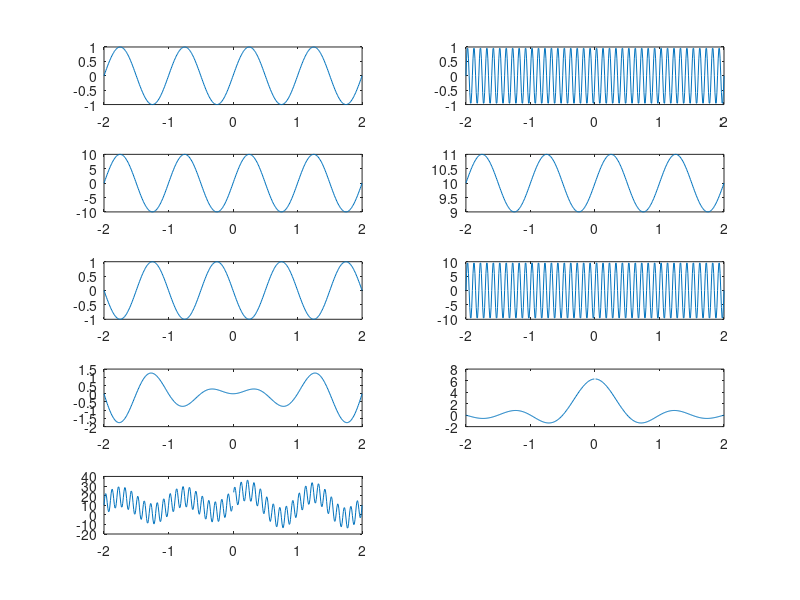
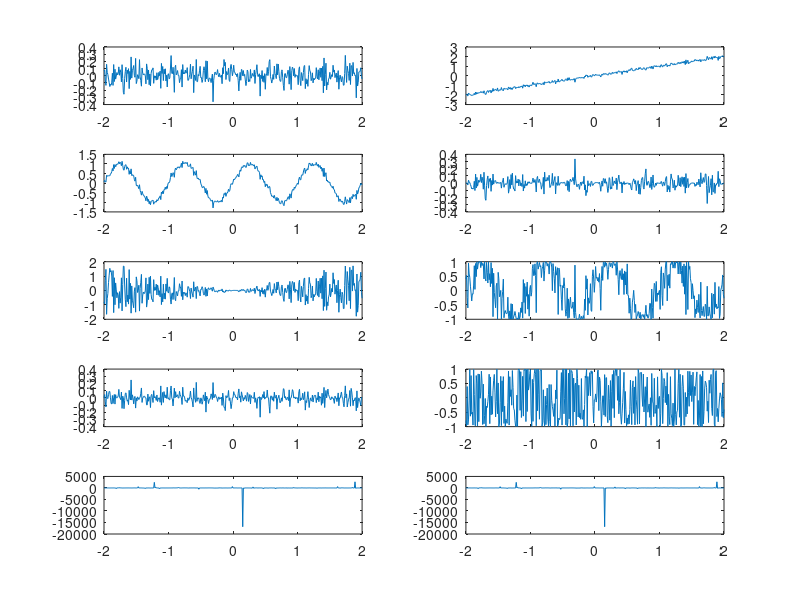
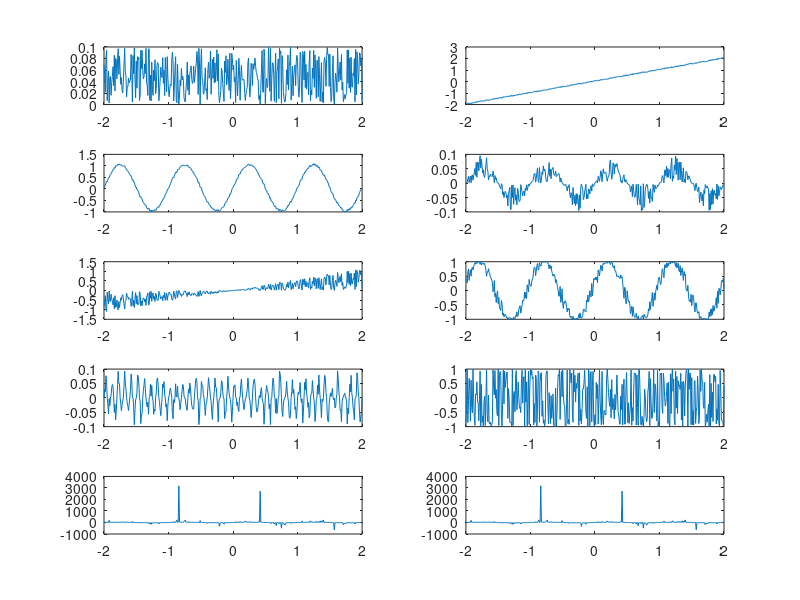
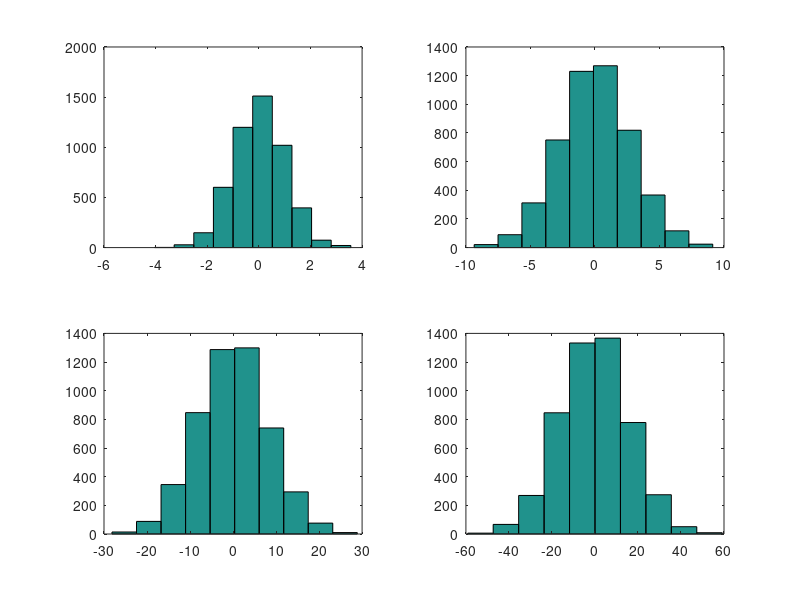

The MATLAB source for these figures, in order: (Note: this script raises an error after producing the figures.)
% Problem 1
% Using 5x2 subplot to fit all subfigures 
% belong to a single figure.

t=(-2:0.01:2); 
y1=sin(2*pi.*t);
y2=sin(2*pi*10.*t);
y3=10*sin(2*pi.*t);
y4= sin(2*pi.*t)+10;
y5= sin(2*pi.*(t- 0.5));
y6= 10*sin(2*pi*10.*t);
y7= t.*sin(2*pi.*t);
y8= sin(2*pi.*t)./t;
y9= y1+y2+y3+y4+y5+y6+y7+y8;

figure(1);
subplot(5,2,1);
plot(t,y1);
subplot(5,2,2);
plot(t,y2);
subplot(5,2,3);
plot(t,y3);
subplot(5,2,4);
plot(t,y4);
subplot(5,2,5);
plot(t,y5);
subplot(5,2,6);
plot(t,y6);
subplot(5,2,7);
plot(t,y7);
subplot(5,2,8);
plot(t,y8);
subplot(5,2,9);
plot(t,y9);



% Problem 2
% Using 5x2 subplot to fit all subfigures 
% belong to a single figure.

figure(2);
z = randn(1,401).*0.1;   % z is vector which is generated by randn with 401 random numbers.
y10 = z;
y11 = z+t;
y12 = z+y1;
y13 = z.*y1;
y14 = t.*sin(2*pi.*z);
y15 = sin(2*pi.*(t+z));
y16 = z.*y2;
y17 = sin(2*pi.*(t+10.*z));
y18 = y1./z;
y19 = y11+y12+y13+y14+y15+y16+y17+y18;
subplot(5,2,1);
plot(t,y10);
subplot(5,2,2);
plot(t,y11);
subplot(5,2,3);
plot(t,y12);
subplot(5,2,4);
plot(t,y13);
subplot(5,2,5);
plot(t,y14);
subplot(5,2,6);
plot(t,y15);
subplot(5,2,7);
plot(t,y16);
subplot(5,2,8);
plot(t,y17);
subplot(5,2,9);
plot(t,y18);
subplot(5,2,10);
plot(t,y19);



% Problem 3
% Using 5x2 subplot to fit all subfigures 
% belong to a single figure.

figure(3);
z = rand(1,401).*0.1;  % z is vector which is generated by rand with 401 random numbers.
y20 = z;
y21 = z+t;
y22 = z+y1;
y23 = z.*y1;
y24 = t.*sin(2*pi.*z);
y25 = sin(2*pi.*(t+z));
y26 = z.*y2;
y27 = sin(2*pi.*(t+10*z));
y28 = y1./z;
y29 = y21+y22+y23+y24+y25+y26+y27+y28;
subplot(5,2,1);
plot(t,y20);
subplot(5,2,2);
plot(t,y21);
subplot(5,2,3);
plot(t,y22);
subplot(5,2,4);
plot(t,y23);
subplot(5,2,5);
plot(t,y24);
subplot(5,2,6);
plot(t,y25);
subplot(5,2,7);
plot(t,y26);
subplot(5,2,8);
plot(t,y27);
subplot(5,2,9);
plot(t,y28);
subplot(5,2,10);
plot(t,y29);



% Problem 4
% Using hist to fit all subfigures 
% belong to a single figure.

figure(4);
% a is derivation 
% all r variables are format of randn(5000,1).*a
a = 1;  
r1 = randn(5000,1).*a;
subplot(2,2,1);
hist(r1);
a = sqrt(8);
r2 = a.*randn(5000,1);
subplot(2,2,2);
hist(r2);
a = 8;
r3 = a.*randn(5000,1);
subplot(2,2,3);
hist(r3);
a = 16;
r4 = a.*randn(5000,1);
subplot(2,2,4);
hist(r4);



% Problem 5
% Using hist to fit all subfigures 
% belong to a single figure.

figure(5);
% a is derivation
% b is mean
% all r variables are format of randn(5000,1).*a+b
a = 1;  
b = 10;  
r6 = randn(5000,1).*a + b;
subplot(2,2,1);
hist(r6);
a = 2;
b = 20;
r7 = a.*randn(5000,1) + b;
subplot(2,2,2);
hist(r7);
a = 1;
b = -10;
r8 = a.*randn(5000,1) + b;
subplot(2,2,3);
hist(r8);
a = 2;
b = -20;
r9 = a.*randn(5000,1) + b;
subplot(2,2,4);
hist(r9);



% Problem 6
% Using hist to fit all subfigures 
% belong to a single figure.

figure(6);
% a is lower value
% b is higher value
% all r variables are format of a+(b-a).*randn(5000,1)
a = -4;
b = 4;
r11 = a + (b-a) .* rand(5000,1);
subplot(1,2,1);
hist(r11);
a = -20;
b = 20;
r21 = a + (b-a) .* rand(1,5000);
subplot(1,2,2);
hist(r21);



% Problem 7
% By loading 'mysignal.mat', I find x-signal,
% time and frequency. Later, I use them to get
% time-signal, frequency-power diagrams.

figure(7);
load("mysignal.mat");
subplot(3,1,1)
plot(t,x)
xlabel('time')
ylabel('signal')
 
Y = fft(x);             %discrete fourier transform
 
n = length(x);          % number of samples
f = (0:n-1)*(fs/n);     % frequency range
power = abs(Y).^2/n;    % power of the DFT
subplot(3,1,2)
plot(f,power)
xlabel('Frequency')
ylabel('Power')
 
Y0 = fftshift(Y);         % shift y values
f0 = (-n/2:n/2-1)*(fs/n); % 0-centered frequency range
power0 = abs(Y0).^2/n;    % 0-centered power
 
subplot(3,1,3)
 
plot(f0,power0)
xlabel('Frequency')
ylabel('Power')



% Problem 8
% I record my favourite song 'Boris-Gravity' 
% for 5 seconds and analyze it using fft and 
% fftshift.

figure(8);
%time-signal plot
[y,fs] = audioread('cut_boris.wav'); %y=sampled data and Fs is the sampling rate
yTmp = y(:,1);
N = length(yTmp);
t = (0:N-1)/fs;
subplot(2,1,1);
plot(t,yTmp);
xlabel('time');
ylabel('signal');

%frequency-power plot
y1 = y(:,1);
Y = fft(y1);
l=length(y1);

Y0 = fftshift(Y);         % shift y values
f0 = (-l/2:l/2-1)*(fs/l); % 0-centered frequency range
power0 = abs(Y0).^2/l;    % 0-centered power

subplot(2,1,2)
plot(f0,power0)
xlabel('Frequency')
ylabel('Power')
xlim([-500 500])



% Problem 9
% First read the image, 'lena.png',
% with imread function. 
% After that, convert this rgb image into a 
% grayscale image by using rgb2gray method. 
% Then you will compute the mean, standard 
% deviation, maximum (and location of maximum), 
% minimum (and location of minimum) of the 
% matrix you obtained from the image.

figure(9);
I = imread('lena.png'); 
J = rgb2gray(I);
imshow(J);
meanIntensity = mean(mean(J));
disp(strcat('Mean of the image: ', num2str(meanIntensity)));
standardDeviation = std(double(J(:)));
disp(strcat('Standard derivation of the image: ', num2str(standardDeviation)));
minValue = min(J(:));
[rowsOfMines, colsOfMines] = find(J == minValue);
disp(strcat('Min value of the image: ', num2str(minValue)));
disp(strcat('Min value coordinate of the image: ', num2str([rowsOfMines, colsOfMines])));
maxValue = max(J(:));
[rowsOfMaxes, colsOfMaxes] = find(J == maxValue);
disp(strcat('Max value of the image: ', num2str(maxValue)));
disp(strcat('Max value coordinate of the image: ', num2str([rowsOfMaxes, colsOfMaxes])));
